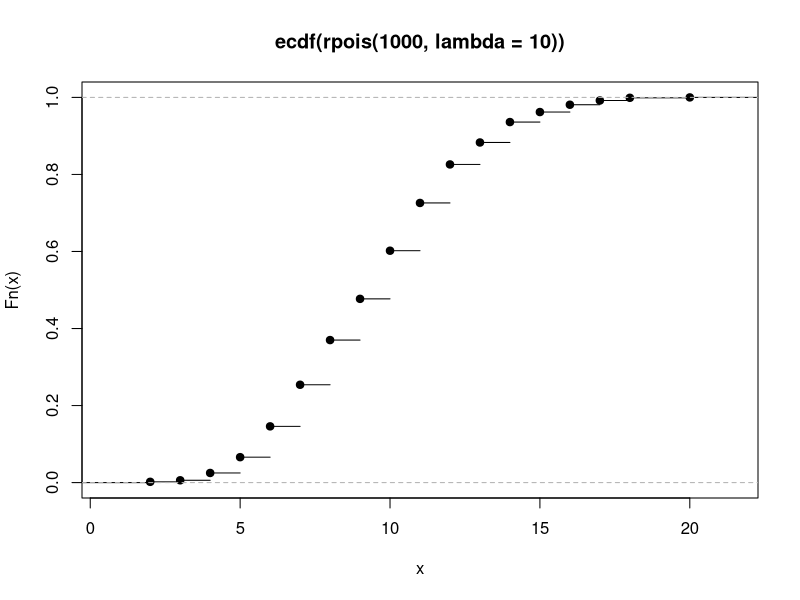

This chart was generated by the following R code:
##examples - solutions
#wolves
pupstot =rpois(500,lambda =4)
livebirths = rbinom(500,size =pupstot,p=.8)
sum(livebirths)
#check work
sum(livebirths) / sum(pupstot)


#seedbank
#one day
seeds.not.eaten = rbinom(1000,size=1,p = .98)
seeds.sprouted = rbinom(n = seeds.not.eaten,size=1, p=.01 )
sum(seeds.sprouted)

#100 days
sum(rbinom(n = seeds.not.eaten,size=100, p=.01 ))

#squid
qnbinom(p=.85,mu = 300, size=1)
quantile(rnbinom(1000,mu = 300, size=1))

#pikas
ppois(q = 12, lambda = 10, lower.tail = F)

plot(ecdf(rpois(1000,lambda = 10)))
